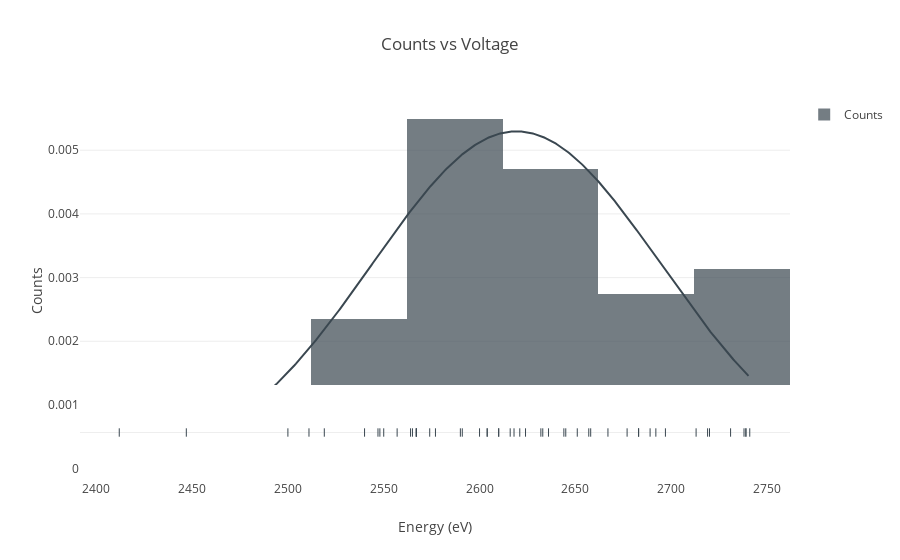

Notebook cell for this chart:
### Code cell
hist_data = [poisson['Count']]
# x1 = np.random.randn(200)  
# x2 = np.random.randn(200) + 2    
# hist_data = [x1, x2]
# group_labels = ["Group 1", "Group 2"]
group_labels = ["Counts"]
colors = ['#3A4750', '#F64E8B']
print(len(hist_data[0]))
print(hist_data[0])
fig = ff.create_distplot(hist_data, group_labels, bin_size=50, curve_type='normal', colors=colors)

fig['layout'].update(title = 'Counts vs Voltage',
              xaxis = dict(title = 'Energy (eV)'),
              yaxis = dict(title = 'Counts'))
iplot(fig, filename='Distplot with Normal Curve')

### Figure 1 — Plotly figure (JSON) as saved in the notebook; plotly's stock layout.template omitted (floating-point values rounded to 4 significant figures; data arrays with more than 128 entries replaced by an {"elided": "..."} marker saying what was removed)
{"data": [{"autobinx": false, "histnorm": "probability density", "legendgroup": "Counts", "marker": {"color": "#3A4750"}, "name": "Counts", "opacity": 0.7, "type": "histogram", "x": [2720, 2739, 2610, 2624, 2567, 2731, 2633, 2719, 2610, 2713, 2689, 2738, 2692, 2741, 2616, 2667, 2651, 2621, 2658, 2644, 2739, 2697, 2618, 2557, 2567, 2604, 2677, 2548, 2600, 2683, 2591, 2511, 2657, 2683, 2564, 2636, 2577, 2565, 2604, 2590, 2500, 2574, 2540, 2550, 2519, 2567, 2632, 2645, 2547, 2447, 2412], "xaxis": "x1", "xbins": {"end": 2741, "size": 50, "start": 2412}, "yaxis": "y1"}, {"legendgroup": "Counts", "marker": {"color": "#3A4750"}, "mode": "lines", "name": "Counts", "showlegend": false, "type": "scatter", "x": {"elided": "500 float values"}, "xaxis": "x1", "y": {"elided": "500 float values"}, "yaxis": "y1"}, {"legendgroup": "Counts", "marker": {"color": "#3A4750", "symbol": "line-ns-open"}, "mode": "markers", "name": "Counts", "showlegend": false, "text": null, "type": "scatter", "x": [2720, 2739, 2610, 2624, 2567, 2731, 2633, 2719, 2610, 2713, 2689, 2738, 2692, 2741, 2616, 2667, 2651, 2621, 2658, 2644, 2739, 2697, 2618, 2557, 2567, 2604, 2677, 2548, 2600, 2683, 2591, 2511, 2657, 2683, 2564, 2636, 2577, 2565, 2604, 2590, 2500, 2574, 2540, 2550, 2519, 2567, 2632, 2645, 2547, 2447, 2412], "xaxis": "x1", "y": ["Counts", "Counts", "Counts", "Counts", "Counts", "Counts", "Counts", "Counts", "Counts", "Counts", "Counts", "Counts", "Counts", "Counts", "Counts", "Counts", "Counts", "Counts", "Counts", "Counts", "Counts", "Counts", "Counts", "Counts", "Counts", "Counts", "Counts", "Counts", "Counts", "Counts", "Counts", "Counts", "Counts", "Counts", "Counts", "Counts", "Counts", "Counts", "Counts", "Counts", "Counts", "Counts", "Counts", "Counts", "Counts", "Counts", "Counts", "Counts", "Counts", "Counts", "Counts"], "yaxis": "y2"}], "layout": {"barmode": "overlay", "hovermode": "closest", "legend": {"traceorder": "reversed"}, "title": "Counts vs Voltage", "xaxis": {"title": "Energy (eV)"}, "xaxis1": {"anchor": "y2", "domain": [0, 1], "zeroline": false}, "yaxis": {"title": "Counts"}, "yaxis1": {"anchor": "free", "domain": [0.35, 1], "position": 0}, "yaxis2": {"anchor": "x1", "domain": [0, 0.25], "dtick": 1, "showticklabels": false}}}
